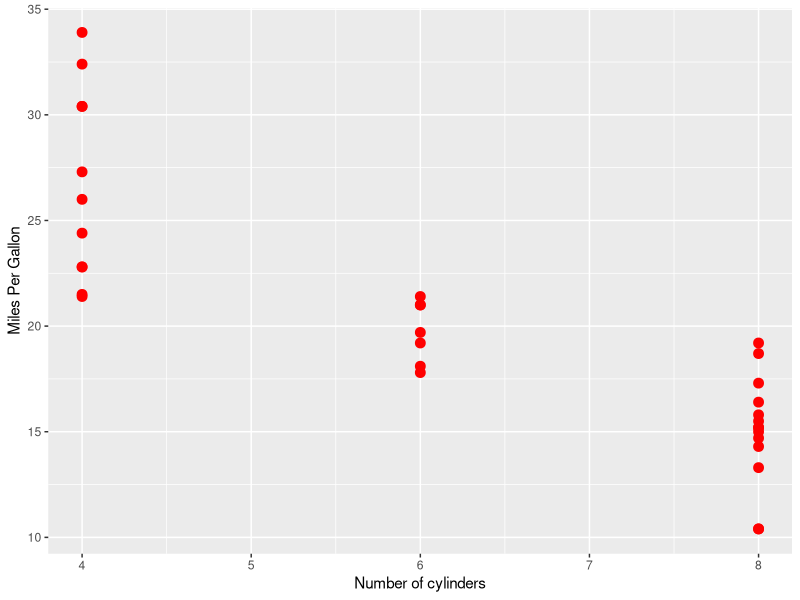

The R script that drew this image:
## ---- chunk 1
library(ggplot2); data(mtcars); dataset <- mtcars
ggplot(dataset,aes_string(x='cyl', y='mpg')) + geom_point() + geom_point(size=3,color='red') +
labs( x= 'Number of cylinders', y = "Miles Per Gallon") 

